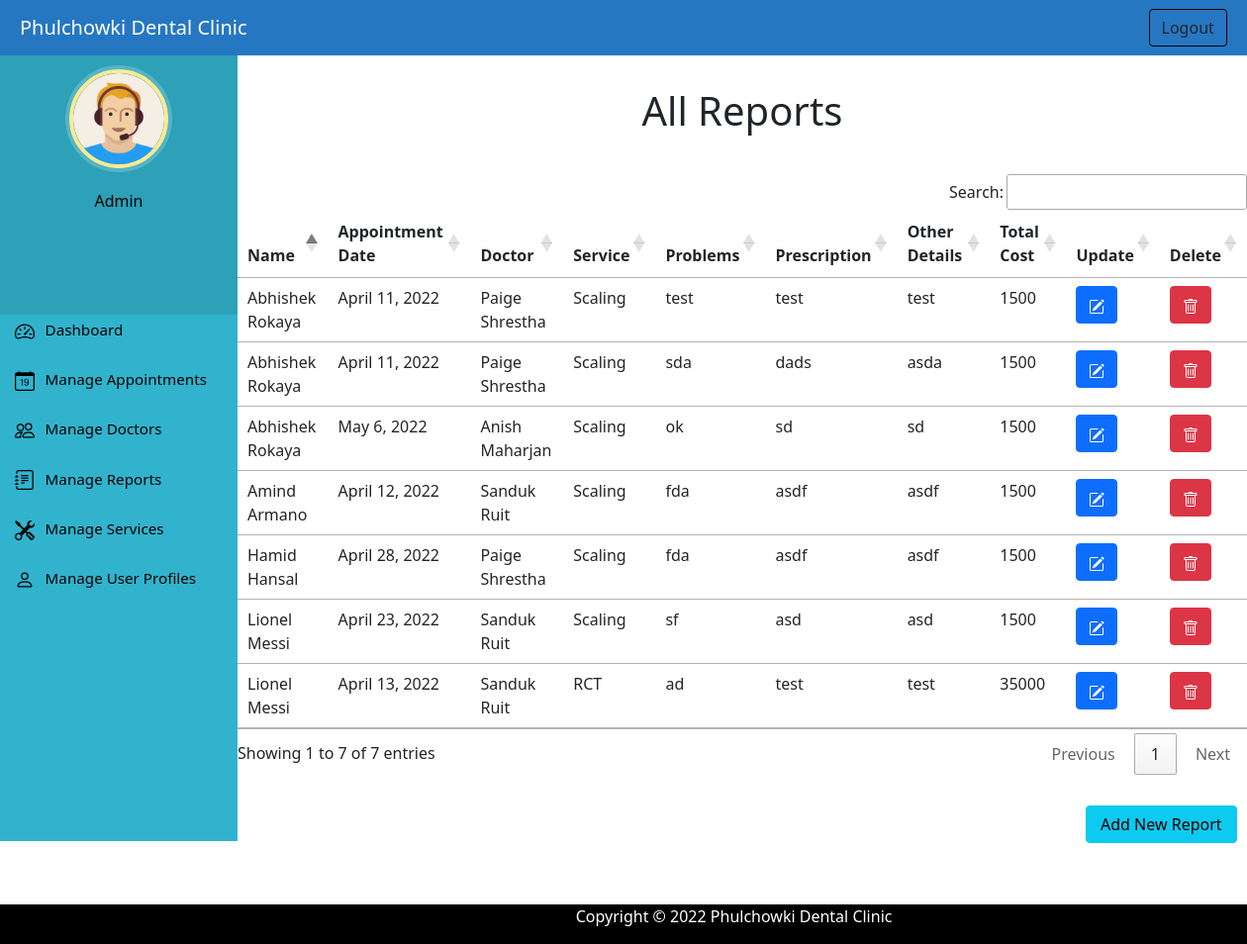
/admin_view_reports (signed in), run on the app's committed database.
### home/models.py (models this page shows, shortened)
class Report(models.Model):
    appointment = models.ForeignKey(Appointment, blank=False, null=False, on_delete=models.CASCADE)
    problems = models.TextField()
    prescription = models.TextField()
    other_details = models.TextField()

class Appointment(models.Model):
    patientUser = models.ForeignKey(PatientUser, blank=False, null=False, on_delete=models.CASCADE)
    doctor = models.ForeignKey(Doctor, blank=False, null=False, on_delete=models.CASCADE)
    service = models.ForeignKey(Service, blank=False, null=False, on_delete=models.CASCADE)
    date = models.DateField()
    time = models.TimeField()
    description = models.TextField()
    status = models.IntegerField('Status', default=0)

class PatientUser(models.Model):
    user=models.OneToOneField(User, null=True, blank=False,on_delete=models.CASCADE)
    date_of_birth = models.DateField()
    phone_number = models.CharField(max_length=15)
    address = models.CharField(max_length=50)
    profile_picture = models.ImageField(upload_to='profile_pic/user_profile_pic/', default='img/defaultuser.png')
    def __str__(self):
        return self.user.first_name+" "+self.user.last_name

class Doctor(models.Model):
    full_name = models.CharField(max_length=100)
    qualification = models.CharField(max_length=50)
    date_of_birth = models.DateField()
    email = models.EmailField(max_length=100)
    phone_number = models.CharField(max_length=15)
    address = models.CharField(max_length=50)
    profile_picture = models.ImageField(upload_to='profile_pic/doctor_profile_pic/',null=True,blank=True)
    experience = models.CharField(max_length=10, default="1 year")
    def __str__(self):
        return self.full_name

class Service(models.Model):
    service_name = models.CharField('Service',max_length=50)
    cost = models.IntegerField()
    description = models.TextField()
    def __str__(self):
        return self.service_name

### home/views.py (the view)
# urls.py: path('admin_view_reports', views.admin_view_reports,name='admin_view_reports'),
@login_required(login_url='/adminlogin')
@user_passes_test(is_admin)
def admin_view_reports(request):
    reports = Report.objects.all
    return render(request,'admin_view_reports.html', {'reports':reports})

### home/views.py (called while the page is built)
def is_admin(user):
    return user.groups.filter(name='ADMIN').exists()

### templates/admin_view_reports.html (shortened to what this page needs)
{% extends 'adminbase.html' %}
{% load static %}
{% block content %}
<h1 class="text-center" style="margin-top: 40px;">All Reports</h1>
<div style="margin-top: 40px;">
    <div class="panel panel-primary">
      <table id="example" class="table table-hover">
        <thead>
          <tr>
            <th>Name</th>
            <th>Appointment Date</th>
            <th>Doctor</th>
            <th>Service</th>
            <th>Problems</th>
            <th>Prescription</th>
            <th>Other Details</th>
            <th>Total Cost</th>
            <th>Update</th>
            <th>Delete</th>
          </tr>
        </thead>
        <tbody>
        {% for r in reports %}
        <tr>
          <td> {{r.appointment.patientUser}}</td>
          <td>{{r.appointment.date}}</td>
          <td>{{r.appointment.doctor}}</td>
          <td>{{r.appointment.service}}</td>
          <td>{{r.problems}}</td>
          <td>{{r.prescription}}</td>
          <td>{{r.other_details}}</td>
          <td>{{r.appointment.service.cost}}</td>
          <td><a class="btn btn-primary btn-xs"  href="{% url 'update_report' r.id  %}"></a></td>
          <td><a class="btn btn-danger btn-xs" onclick="return confirm('Are you sure you want to delete this Report?')" href="{% url 'delete_report' r.id  %}"></a></td>
        </tr>
        {% endfor %}
      </table>
    </div>
    <a type="button" class="btn btn-info" href="/admin_add_reports" style="margin-left: 84%; margin-bottom: 10%; margin-top: 3%; width:15%;">Add New Report</a>
  </div>
{% endblock content %}

### static/css/dashboardstyle.css (style rules this page uses)
a:link { text-decoration: none; }
a { color: white; }
body { padding-left: 240px; color: black; }

### data on the page
Report: appointment.patientUser "Abhishek Rokaya", appointment "April 11, 2022", appointment.doctor "Paige Shrestha", appointment.service "Scaling", problems "test", prescription "test", other_details "test", appointment.service.cost "1500"
Report: appointment.patientUser "Lionel Messi", appointment "April 23, 2022", appointment.doctor "Sanduk Ruit", appointment.service "Scaling", problems "sf", prescription "asd", other_details "asd", appointment.service.cost "1500"
Report: appointment.patientUser "Abhishek Rokaya", appointment "April 11, 2022", appointment.doctor "Paige Shrestha", appointment.service "Scaling", problems "sda", prescription "dads", other_details "asda", appointment.service.cost "1500"
Report: appointment.patientUser "Amind Armano", appointment "April 12, 2022", appointment.doctor "Sanduk Ruit", appointment.service "Scaling", problems "fda", prescription "asdf", other_details "asdf", appointment.service.cost "1500"
Report: appointment.patientUser "Hamid Hansal", appointment "April 28, 2022", appointment.doctor "Paige Shrestha", appointment.service "Scaling", problems "fda", prescription "asdf", other_details "asdf", appointment.service.cost "1500"
Report: appointment.patientUser "Abhishek Rokaya", appointment "May 6, 2022", appointment.doctor "Anish Maharjan", appointment.service "Scaling", problems "ok", prescription "sd", other_details "sd", appointment.service.cost "1500"
Report: appointment.patientUser "Lionel Messi", appointment "April 13, 2022", appointment.doctor "Sanduk Ruit", appointment.service "RCT", problems "ad", prescription "test", other_details "test", appointment.service.cost "35000"
